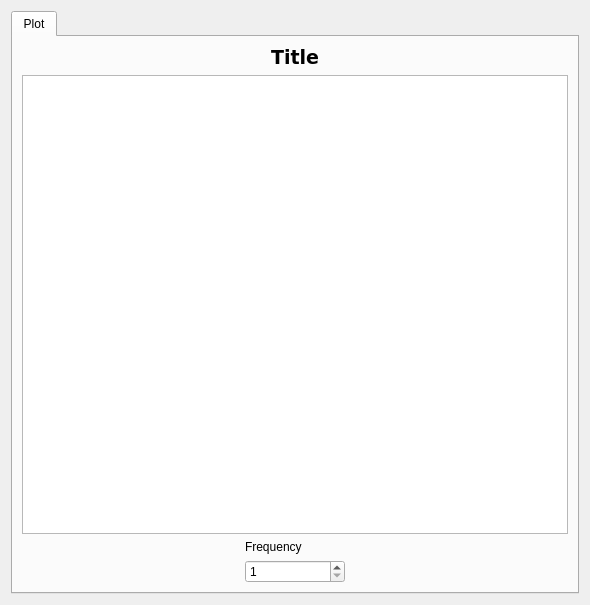
<?xml version="1.0" encoding="UTF-8"?>
<ui version="4.0">
 <class>Form</class>
 <widget class="QWidget" name="Form">
  <property name="geometry">
   <rect>
    <x>0</x>
    <y>0</y>
    <width>590</width>
    <height>605</height>
   </rect>
  </property>
  <property name="windowTitle">
   <string>Form</string>
  </property>
  <layout class="QVBoxLayout" name="verticalLayout">
   <item>
    <widget class="QTabWidget" name="tabWidget">
     <property name="currentIndex">
      <number>0</number>
     </property>
     <widget class="QWidget" name="tab_plot">
      <attribute name="title">
       <string>Plot</string>
      </attribute>
      <layout class="QVBoxLayout" name="verticalLayout_2">
       <item>
        <widget class="QLabel" name="label">
         <property name="font">
          <font>
           <family>DejaVu Sans</family>
           <pointsize>14</pointsize>
           <weight>75</weight>
           <bold>true</bold>
          </font>
         </property>
         <property name="text">
          <string>Title</string>
         </property>
         <property name="alignment">
          <set>Qt::AlignCenter</set>
         </property>
         <property name="margin">
          <number>10</number>
         </property>
        </widget>
       </item>
       <item>
        <widget class="CScrollingPlot" name="CScrollingPlot">
         <property name="curves" stdset="0">
          <stringlist>
           <string>{&quot;channel&quot;: &quot;BISWRef1/Acquisition#angle&quot;, &quot;style&quot;: &quot;Line Graph&quot;, &quot;layer&quot;: &quot;&quot;, &quot;name&quot;: &quot;Angle (cos)&quot;, &quot;color&quot;: &quot;white&quot;, &quot;line_style&quot;: 1, &quot;line_width&quot;: 1, &quot;symbol&quot;: null, &quot;symbol_size&quot;: 10}</string>
          </stringlist>
         </property>
        </widget>
       </item>
       <item>
        <layout class="QHBoxLayout" name="scrolling_plot_controls">
         <item>
          <spacer name="horizontalSpacer_2">
           <property name="orientation">
            <enum>Qt::Horizontal</enum>
           </property>
           <property name="sizeHint" stdset="0">
            <size>
             <width>40</width>
             <height>20</height>
            </size>
           </property>
          </spacer>
         </item>
         <item>
          <layout class="QVBoxLayout" name="verticalLayout_4">
           <item>
            <widget class="QLabel" name="label_3">
             <property name="text">
              <string>Frequency</string>
             </property>
            </widget>
           </item>
           <item>
            <widget class="QSpinBox" name="frequency_spinbox">
             <property name="sizePolicy">
              <sizepolicy hsizetype="Maximum" vsizetype="Fixed">
               <horstretch>0</horstretch>
               <verstretch>0</verstretch>
              </sizepolicy>
             </property>
             <property name="minimumSize">
              <size>
               <width>100</width>
               <height>0</height>
              </size>
             </property>
             <property name="maximumSize">
              <size>
               <width>100</width>
               <height>16777215</height>
              </size>
             </property>
             <property name="minimum">
              <number>1</number>
             </property>
             <property name="maximum">
              <number>999999999</number>
             </property>
            </widget>
           </item>
          </layout>
         </item>
         <item>
          <spacer name="horizontalSpacer_3">
           <property name="orientation">
            <enum>Qt::Horizontal</enum>
           </property>
           <property name="sizeHint" stdset="0">
            <size>
             <width>40</width>
             <height>20</height>
            </size>
           </property>
          </spacer>
         </item>
        </layout>
       </item>
      </layout>
     </widget>
    </widget>
   </item>
  </layout>
 </widget>
 <customwidgets>
  <customwidget>
   <class>ScrollingPlotWidget</class>
   <extends>QGraphicsView</extends>
   <header>accwidgets.graph</header>
  </customwidget>
  <customwidget>
   <class>CScrollingPlot</class>
   <extends>ScrollingPlotWidget</extends>
   <header>comrad.widgets.graphs</header>
  </customwidget>
 </customwidgets>
 <resources/>
 <connections/>
</ui>
